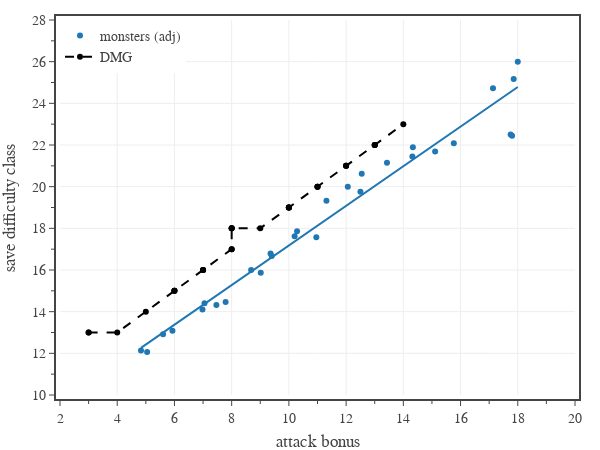

The notebook cell this image was saved under:
### Code cell
# plots average save DC vs AB for monsters and the DMG
# create figure
fig = go.Figure(
    layout=go.Layout(
        template=tfb.FIG_TEMPLATE,
        margin=dict(l=60, r=25, b=55, t=20, pad=4),
        xaxis=dict(
            title_text='attack bonus',
            range=[2,20],
            tick0=0, dtick=2,
            minor=dict(tick0=0, dtick=1),
        ),
        yaxis=dict(
            title_text='save difficulty class',
            range=[10,28],
            tick0=0, dtick=2,
            minor=dict(tick0=0, dtick=1),
        ),
        legend=dict(
            xanchor='left', yanchor='top',
            x=0.00, y=1.00,
            orientation='v',
            tracegroupgap=0,
        )
    )
)


# plot monster average
dfM = pd.read_csv('../../assets/data/monsters.csv')
dfM = dfM[['CR','AC','AB','adj AB','Save DC']].groupby(['CR']).mean().reset_index()
dfM = dfM[dfM['CR'].between(1, 30)]


plot_data_and_fit(
    fig, 
    dfM['adj AB'], dfM['Save DC'], 
    name='monsters (adj)',
    legendgroup='monsters (adj)',
    line=dict(color=COLOR_LIST[0]),
    hovertemplate=
        '<b>monsters (adj)</b><br>'
        'AB %{x:,.1f}<br>'+
        'Save DC %{y:,.1f}' + 
        '<extra></extra>'
)


# plot monster DMG targets
dfD = pd.read_csv('../../assets/data/dmg-targets.csv') # 'CR','PB','AC','AB','DC'
dfD = dfD[dfD['CR'].between(1, 30)]
fig.add_trace(go.Scatter(
    x=np.array(dfD['AB']), 
    y=np.array(dfD['DC']),
    mode='markers+lines', 
    name='DMG',
    legendgroup='DMG',
    line=dict(color='black', dash='dash'),
    hovertemplate=
        '<b>DMG</b><br>'
        'AB %{x:,.1f}<br>'+
        'Save DC %{y:,.1f}' + 
        '<extra></extra>'
))

# show figure
fig.update_layout(width=600, height=450)
fig.show(config=tfb.FIG_CONFIG)

# save figures
if SAVEFIGS:
    fig.update_layout(autosize=True, width=None, height=None)
    tfb.save_fig_html(fig, format='large', name=f'./fig-dc-vs-ab-large')
    tfb.save_fig_html(fig, format='small', name=f'./fig-dc-vs-ab-small')

### Figure 1 — Plotly figure (JSON) as saved in the notebook; plotly's stock layout.template omitted (floating-point values rounded to 4 significant figures)
{"data": [{"hovertemplate": "<b>monsters (adj)</b><br>AB %{x:,.1f}<br>Save DC %{y:,.1f}<extra></extra>", "legendgroup": "monsters (adj)", "line": {"color": "#1f77b4"}, "mode": "markers", "name": "monsters (adj)", "type": "scatter", "x": [4.831, 5.045, 5.602, 5.93, 6.98, 7.051, 7.466, 7.788, 9.016, 8.68, 9.4, 9.359, 10.29, 10.2, 10.96, 11.31, 12.5, 12.06, 12.55, 13.43, 14.32, 14.33, 15.11, 15.76, 17.8, 17.13, 18, 17.86, 17.75], "y": [12.14, 12.07, 12.92, 13.09, 14.11, 14.4, 14.33, 14.46, 15.87, 16, 16.67, 16.79, 17.86, 17.62, 17.57, 19.32, 19.75, 20, 20.62, 21.15, 21.44, 21.89, 21.68, 22.08, 22.44, 24.73, 26, 25.17, 22.5]}, {"hoverinfo": "skip", "hovertemplate": "<b>monsters (adj)</b><br>AB %{x:,.1f}<br>Save DC %{y:,.1f}<extra></extra>", "legendgroup": "monsters (adj)", "line": {"color": "#1f77b4", "dash": "solid"}, "mode": "lines", "name": "monsters (adj)", "showlegend": false, "type": "scatter", "x": [4.831, 5.045, 5.602, 5.93, 6.98, 7.051, 7.466, 7.788, 9.016, 8.68, 9.4, 9.359, 10.29, 10.2, 10.96, 11.31, 12.5, 12.06, 12.55, 13.43, 14.32, 14.33, 15.11, 15.76, 17.8, 17.13, 18, 17.86, 17.75], "y": [12.26, 12.46, 12.99, 13.3, 14.3, 14.37, 14.76, 15.07, 16.24, 15.92, 16.6, 16.56, 17.45, 17.36, 18.09, 18.42, 19.55, 19.13, 19.59, 20.43, 21.28, 21.29, 22.03, 22.66, 24.59, 23.96, 24.78, 24.65, 24.54]}, {"hovertemplate": "<b>DMG</b><br>AB %{x:,.1f}<br>Save DC %{y:,.1f}<extra></extra>", "legendgroup": "DMG", "line": {"color": "black", "dash": "dash"}, "mode": "markers+lines", "name": "DMG", "type": "scatter", "x": [3, 3, 4, 5, 6, 6, 6, 7, 7, 7, 8, 8, 8, 8, 8, 9, 10, 10, 10, 10, 11, 11, 11, 12, 12, 12, 13, 13, 13, 14], "y": [13, 13, 13, 14, 15, 15, 15, 16, 16, 16, 17, 17, 18, 18, 18, 18, 19, 19, 19, 19, 20, 20, 20, 21, 21, 21, 22, 22, 22, 23]}], "layout": {"height": 450, "legend": {"orientation": "v", "tracegroupgap": 0, "x": 0, "xanchor": "left", "y": 1, "yanchor": "top"}, "margin": {"b": 55, "l": 60, "pad": 4, "r": 25, "t": 20}, "width": 600, "xaxis": {"dtick": 2, "minor": {"dtick": 1, "tick0": 0}, "range": [2, 20], "tick0": 0, "title": {"text": "attack bonus"}}, "yaxis": {"dtick": 2, "minor": {"dtick": 1, "tick0": 0}, "range": [10, 28], "tick0": 0, "title": {"text": "save difficulty class"}}}}
